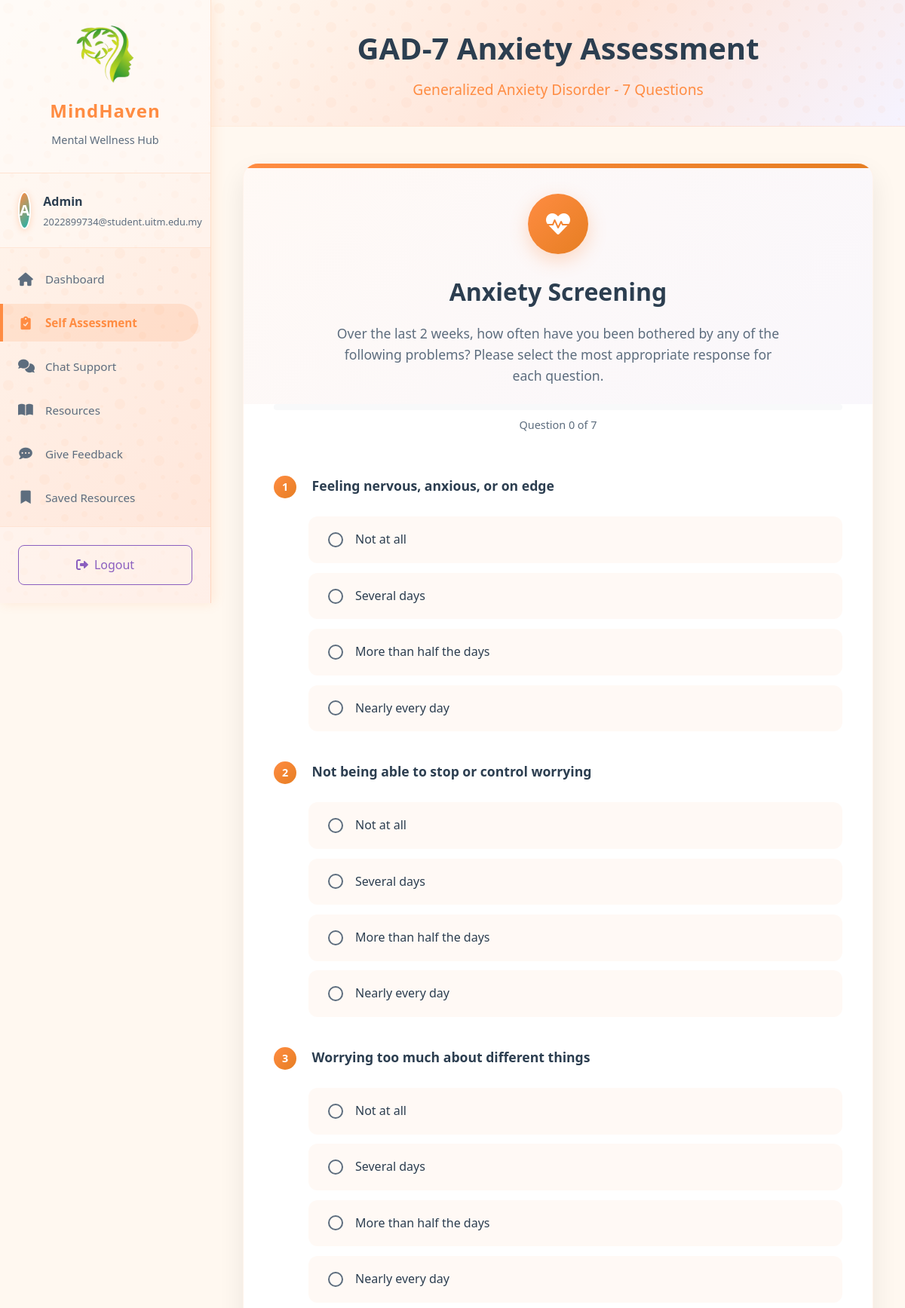
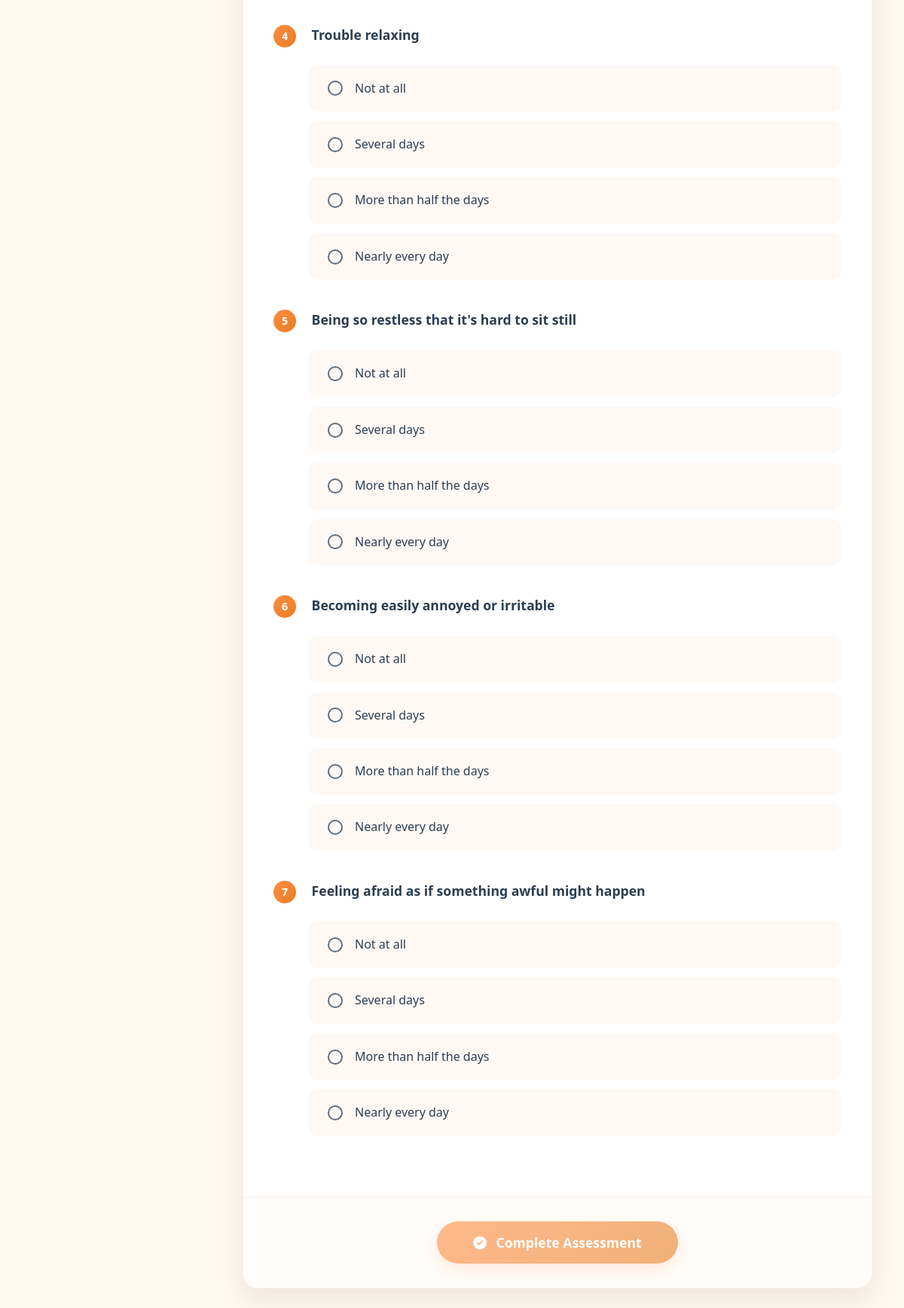
Screenshot of /gad7.php (signed in) with the database file from the repository (2 pictures, top to bottom).
### tables this page shows
CREATE TABLE `users` (
  `id` int(11) NOT NULL,
  `username` varchar(100) NOT NULL,
  `email` varchar(255) NOT NULL,
  `password` varchar(255) NOT NULL,
  `created_at` timestamp NOT NULL DEFAULT current_timestamp(),
  `role` enum('user','admin','counsellor') NOT NULL DEFAULT 'user'
);

### gad7.php (the view, shortened to what this page needs)
<?php
$host = 'localhost';
$user = 'root';
$password = '';
$database = 'mindhaven';
$conn = new mysqli($host, $user, $password, $database);
if (isset($_SESSION['user_id'])) {
    $user_id = $_SESSION['user_id'];
    $sql = "SELECT username, email FROM users WHERE id = ?";
    $stmt = $conn->prepare($sql);
    $stmt->bind_param('i', $user_id);
    $stmt->execute();
    $result = $stmt->get_result();
    if ($result->num_rows > 0) {
        $user = $result->fetch_assoc();
    } else {
        echo 'User not found.';
        exit();
    }
} else {
    $user = [
        'username' => 'Anonymous',
        'email' => 'Not Available'
    ];
}
$score = null;
?>
<!DOCTYPE html>
<html lang="en">
<head>
    <link rel="stylesheet" href="https://cdnjs.cloudflare.com/ajax/libs/font-awesome/6.0.0-beta3/css/all.min.css">
</head>
<body>
    <aside class="sidebar" id="sidebar">
        <div class="sidebar-header">
            <img src="assets/mindhavenlogo2.png" alt="MindHaven Logo" class="sidebar-logo">
            <h2 class="sidebar-title">MindHaven</h2>
            <p class="sidebar-subtitle">Mental Wellness Hub</p>
        </div>
        <div class="sidebar-user">
            <div class="user-avatar">
                <?php echo strtoupper(substr($user['username'], 0, 1)); ?>
            </div>
            <div class="user-info">
                <h4><?php echo htmlspecialchars($user['username']); ?></h4>
                <p><?php echo htmlspecialchars($user['email']); ?></p>
            </div>
        </div>
        <nav class="sidebar-nav">
            <div class="nav-item">
                <a href="dashboard.php" class="nav-link">
                    <i class="fas fa-home nav-icon"></i>
                    <span class="nav-text">Dashboard</span>
                </a>
            </div>
            <div class="nav-item">
                <a href="self_assessment.php" class="nav-link active">
                    <i class="fas fa-clipboard-check nav-icon"></i>
                    <span class="nav-text">Self Assessment</span>
                </a>
            </div>
            <div class="nav-item">
                <a href="chat.php" class="nav-link">
                    <i class="fas fa-comments nav-icon"></i>
                    <span class="nav-text">Chat Support</span>
                </a>
            </div>
            <div class="nav-item">
                <a href="resources.php" class="nav-link">
                    <i class="fas fa-book-open nav-icon"></i>
                    <span class="nav-text">Resources</span>
                </a>
            </div>
            <div class="nav-item">
                <a href="give_feedback.php" class="nav-link">
                    <i class="fas fa-comment-dots nav-icon"></i>
                    <span class="nav-text">Give Feedback</span>
                </a>
            </div>
            <div class="nav-item">
                <a href="saved_resources.php" class="nav-link">
                    <i class="fas fa-bookmark nav-icon"></i>
                    <span class="nav-text">Saved Resources</span>
                </a>
            </div>
            <div class="nav-item">
                <a href="tips_of_the_day.php" class="nav-link">
                </a>
            </div>
        </nav>
        <div class="sidebar-footer">
            <a href="logout.php" class="logout-btn">
                <i class="fas fa-sign-out-alt"></i>
                <span>Logout</span>
            </a>
        </div>
    </aside>
    <div class="main-wrapper">
        <header class="header">
            <h1 class="page-title">GAD-7 Anxiety Assessment</h1>
            <p class="page-subtitle">Generalized Anxiety Disorder - 7 Questions</p>
        </header>
        <main class="main-content">
            <div class="assessment-container">
                <?php if ($score === null): ?>
                    <div class="assessment-header">
                        <div class="assessment-icon">
                            <i class="fas fa-heart-pulse"></i>
                        </div>
                        <h2 class="assessment-title">Anxiety Screening</h2>
                        <p class="assessment-description">
                            Over the last 2 weeks, how often have you been bothered by any of the following problems?
                            Please select the most appropriate response for each question.
                        </p>
                    </div>
                    <div class="progress-container" id="progressContainer">
                        <div class="progress-bar">
                        </div>
                        <div class="progress-text" id="progressText">Question 0 of 7</div>
                    </div>
                    <form method="POST" id="assessmentForm">
                        <div class="form-content">
                            <?php
                            $questionsText = [
                                "Feeling nervous, anxious, or on edge",
                                "Not being able to stop or control worrying",
                                "Worrying too much about different things",
                                "Trouble relaxing",
                                "Being so restless that it's hard to sit still",
                                "Becoming easily annoyed or irritable",
                                "Feeling afraid as if something awful might happen"
                            ];
                            $options = [
                                0 => "Not at all",
                                1 => "Several days",
                                2 => "More than half the days",
                                3 => "Nearly every day"
                            ];
                            foreach ($questionsText as $index => $text):
                                $qName = "q" . ($index + 1);
                            ?>
                                <div class="question-container" style="--question-index: <?= $index ?>">
                                    <label class="question-label">
                                        <span class="question-number"><?= $index + 1 ?></span>
                                        <?= $text ?>
                                    </label>
                                    <div class="options-container">
                                        <?php foreach ($options as $value => $label): ?>
                                            <div class="option-item">
                                                <label for="<?= $qName ?>_<?= $value ?>" class="option-label">
                                                    <div class="option-radio"></div>
                                                    <?= $label ?>
                                                </label>
                                            </div>
                                        <?php endforeach; ?>
                                    </div>
                                </div>
                            <?php endforeach; ?>
                        </div>
                        <div class="submit-container">
                            <button type="submit" class="submit-btn" id="submitBtn">
                                <i class="fas fa-check-circle" style="margin-right: 0.5rem;"></i>
                                Complete Assessment
                            </button>
                        </div>
                    </form>
                <?php endif; ?>
            </div>
        </main>
    </div>
</body>
</html>

### rows the page displays
users: username "A", username "Admin", email "2022899734@student.uitm.edu.my"

### other values shown
$text "Feeling nervous, anxious, or on edge"
$label "Not at all"
$label "Several days"
$label "More than half the days"
$label "Nearly every day"
$text "Not being able to stop or control worrying"
$text "Worrying too much about different things"
$text "Trouble relaxing"
$text "Being so restless that it's hard to sit still"
$text "Becoming easily annoyed or irritable"
$text "Feeling afraid as if something awful might happen"
